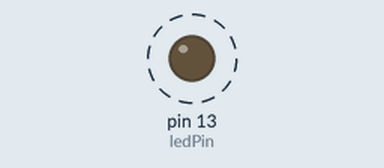
Simulated run of this sketch. Board: Arduino Uno, built with avr-gcc and run on an emulated ATmega328P. On the bench: output pins drawn as LEDs (lit = HIGH). Dashed ring = blinking.

Above: at 0.5 s.
Timing chart, 0 to 4.6 s (numbered marks = the images above):
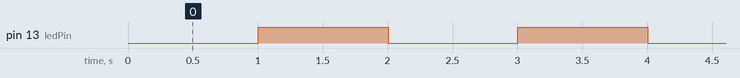

The sketch:

millis.ino
```cpp
//과제 : 2개의 LED를 millis 구조로(delay 다 빼고)

int ledPin = 13; //LED 연결 핀
int ledState = LOW; //LED는 끈 상태로 시작
unsigned long previousMillis = 0; //마지막으로 LED 상태를 바꾼 시간

void setup() {
  // put your setup code here, to run once:
  pinMode(ledPin, OUTPUT);
}

void loop() {
  // put your main code here, to run repeatedly:
  unsigned long currentMillis = millis();   //현재까지의 시간
  //unsigned long currentMicros = micros(); //현재까지의 시간

  if(currentMillis - previousMillis > 1000) {  //지정한 시간을 초과한 경우
     previousMillis = currentMillis;    //마지막 상태 변화 시간 저장

     if(ledState==LOW) //상태 반전
       ledState = HIGH;
     else
       ledState = LOW;

      //상태가 바뀐 경우에만 디지털 핀으로 출력
     digitalWrite(ledPin, ledState);
  }
}
```

Measured:
- by itself, pin 13 (ledPin): alternates HIGH for 1.0 s and LOW for 1.0 s
